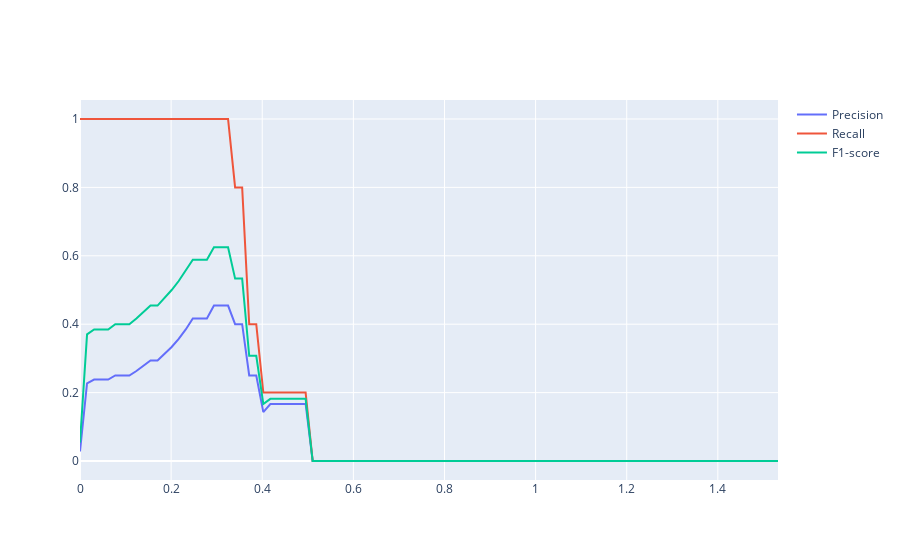

This figure's notebook cell:
### Code cell
# Choose model to evaluate
#df_error = df_dr           # GAN
df_error = df_rec_err[0]    # Autoencoder

# Booleans for real anomalies 
anomaly_bool = df_test_anomaly['Anomaly'].notna() # Makes boolean vector with anomalies for test set 

# Maximize F1-score with threshold
end = max(df_error) # Maximal threshold to optimize for
threshold_steps = 100
threshold, f1_vec, recall_vec, precision_vec = maximize_f1(df_error, anomaly_bool, end, threshold_steps)

# Booleans for predicted anomalies
df_test_anomaly['Predicted Anomaly'] = df_error[df_error > threshold]
pred_anomaly_bool = df_test_anomaly['Predicted Anomaly'].notna()

# Metrics calculation
confusion, precision, recall, f1 = m.evaluation(anomaly_bool, pred_anomaly_bool)
m.print_metrics(precision,recall,f1) 

# Plot metrics for different threshold values
plt.figure
x = np.arange(0,end, end/threshold_steps)
fig = go.Figure()
fig.add_trace(go.Scatter(x=x, y = precision_vec, name = 'Precision'))
fig.add_trace(go.Scatter(x=x, y = recall_vec, name = 'Recall'))
fig.add_trace(go.Scatter(x=x, y = f1_vec, name = 'F1-score'))
